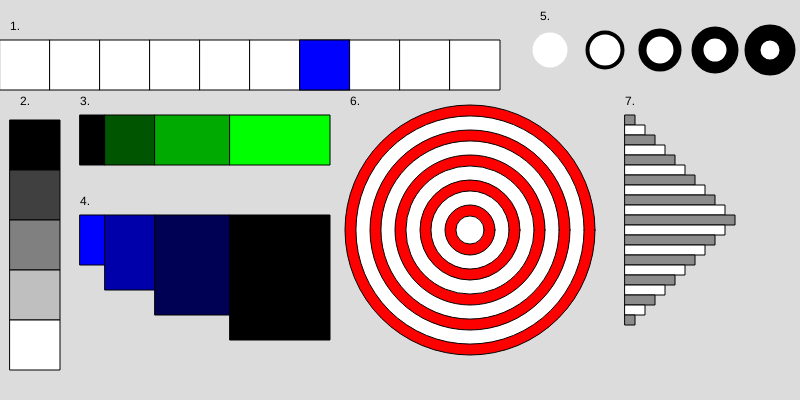
Frame 1 (no input)
Frame 60 (no input): identical to frame 1, image omitted
Frame 120 (the mouse pressed at the canvas centre since frame 60): identical to frame 1, image omitted

The p5.js sketch that drew this single still picture (run headless with seeded random() and noise() and a simulated clock; from frame 60 on, the mouse is pressed at the canvas centre):

// p5.js sketch
// ── sketch.js
let square_shade = 0
let afname = 0

function setup() {
  createCanvas(800, 400);
}

function draw() {
  background(220);
  //labels
  fill(0)
  text("1.",10,30)
  text("2.",20,105)
  text("3.",80,105)
  text("4.",80,205)
  text("5.",540,20)
  text("6.",350,105)
  text("7.",625,105)
  strokeWeight(1)

  //1. 10 blokjes op een rij
  for (i = 0; i < 7; i++) {
    fill(255)
    square(5 * i * 10,40,50)
  }

  for (i = 6; i < 7; i++) {
    fill(0,0,255)
    square(5 * i * 10,40,50)
  }

  for (i = 7; i < 10; i++) {
    fill(255)
    square(5 * i * 10,40,50)
  }

  //2. 5 blokjes onder elkaar
  for (e = 0; e < 5; e++) {
    fill(63.75 * e)
    square(10,120 + e * 50,50)
  }

  //3. 4 blokes naast elkaar
  for (j = 0; j < 4; j++) {
    fill(0,85 * j,0)
    rect(afname + 80,115,(1 + j) * 25,50)
    if (j == 0) {
      afname = 25
    }
    if (j == 1) {
      afname = 75
    }
    if (j == 2) {
      afname = 150
    }
    if (j == 3) {
      afname = 0
    }
  }

  //4. 4 blouwe blokjes naast elkaar
  for (b = 0; b < 4; b++) {
    fill(0,0,255 - 85 * b)
    rect(afname + 80,215,(1 + b) * 25,b * 25 + 50)
    if (b == 0) {
      afname = 25
    }
    if (b == 1) {
      afname = 75
    }
    if (b == 2) {
      afname = 150
    }
    if (b == 3) {
      afname = 0
    }
  }

  //5. cirkels naast elkaar
  fill(255)
  for (c = 0; c < 5; c++) {
    strokeWeight(4 * c)
    circle(c * 55 + 550,50, 35)
  }

  //6. bullseye
  strokeWeight(1)
  for (n = 0; n < 10; n++) {
    if (n == 0 || n == 2 || n == 4 || n == 6 || n == 8) {
      fill(255,0,0)
      circle(470,230,250 - n * 25)
    } else {
      fill(255)
      circle(470,230,250 - n * 25 + 3.125)
    }
  }

  //7. accordeon
  for (m = 0; m < 21; m++) {
    if (m == 0 || m == 2 || m == 4 || m == 6 || m == 8 || m == 10) {
      fill(140)
      rect(625,115 + m * 10,10 + m * 10,10)
    } else if (m == 1 || m == 3 || m == 5 || m == 7 || m == 9) {
      fill(255)
      rect(625,115 + m * 10,10 + m * 10,10)
    }

    if (m == 12 || m == 14 || m == 16 || m == 18 || m == 20) {
      fill(140)
      rect(625,115 + m * 10,110 - (m - 10) * 10,10)
    } else if (m == 11 || m == 13 || m == 15 || m == 17 || m ==19) {
      fill(255)
      rect(625,115 + m * 10,110 - (m - 10) * 10,10)
    }
  }
}
